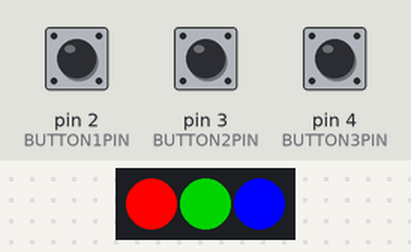
Simulated run of this sketch. Board: Arduino Leonardo, built with avr-gcc and run on an emulated ATmega32U4. Parts: 3 RGB LEDs in strip order, left to right. Inputs (shaded band) come from the test bench; at power-on: pin 2 (BUTTON1PIN) HIGH, pin 3 (BUTTON2PIN) HIGH, pin 4 (BUTTON3PIN) HIGH. Dim RGB values are drawn brighter than linear.

Above: at 1.3 s.
1.4 s: pin 2 (BUTTON1PIN) pulled LOW for 3.2 s
At 2.3 s:
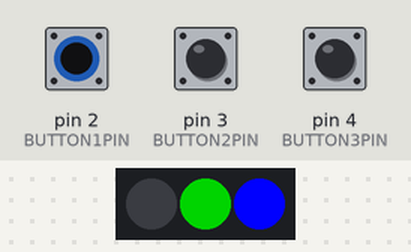
6.1 s: pin 3 (BUTTON2PIN) pulled LOW for 1 s
At 8.0 s:
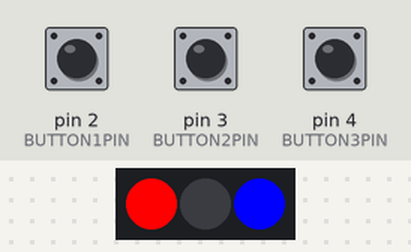
8.6 s: pin 2 (BUTTON1PIN) pulled LOW for 0.15 s
At 9.5 s:
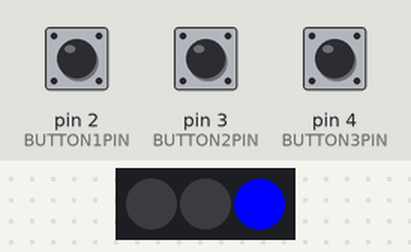
10.2 s: pin 4 (BUTTON3PIN) pulled LOW for 1 s
At 11.1 s:
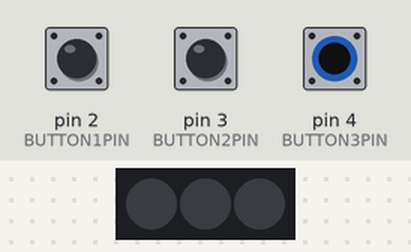
12.7 s: pin 3 (BUTTON2PIN) pulled LOW for 0.15 s
At 13.8 s:
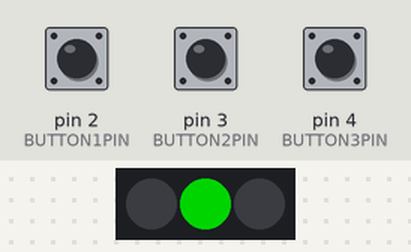
14.3 s: pin 2 (BUTTON1PIN) pulled LOW for 1 s
At 14.7 s:
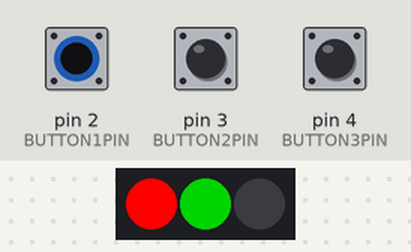
Timing chart, 0 to 17.3 s (numbered marks = the images above; inputs shaded):
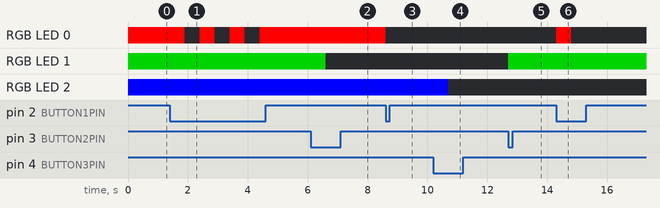

Measured:
- after the input at 1.4 s, RGB LED 0: alternates RGB(255, 0, 0) for 0.50 s and off for 0.50 s, 6 changes in all, then stays RGB(255, 0, 0), starting after 0.50 s
- after the input at 6.1 s, RGB LED 1: RGB(0, 128, 0) → off after 0.50 s
- after the input at 8.6 s, RGB LED 0: RGB(255, 0, 0) → off at once
- after the input at 10.2 s, RGB LED 2: RGB(0, 0, 255) → off after 0.50 s
- after the input at 12.7 s, RGB LED 1: off → RGB(0, 128, 0) at once
- after the input at 14.3 s, RGB LED 0: off → RGB(255, 0, 0) at once, → off 0.50 s later

The sketch:

midiFootswitch.ino
```cpp
#include "MIDIUSB.h"
#include "FastLED.h"

#define DEBOUNCEVALUE 500  // time between two button presses required debouncetime

// Add definition of Buttons and corresponding LED here
#define BUTTON1PIN 2
#define BUTTON2PIN 3
#define BUTTON3PIN 4

#define LEDDATAPIN 5  //LED PIN für Neopixel

#define NUM_LEDS 3

uint8_t buttons[] = { BUTTON1PIN, BUTTON2PIN, BUTTON3PIN };  // Add BUTTONXPIN to list


// Vordefinition eigener Funktionen
void sendMidiMessage(uint8_t, bool);
void controlChange(byte, byte, byte);
void controlLED(uint8_t, uint8_t);


// Automatisch generierte Arrays/Variablen
CRGB leds[NUM_LEDS];
bool states[sizeof(buttons)] = {};
long debounce[sizeof(buttons)] = {};  // Array to debounce the buttons


void setup() {
  for (size_t i = 0; i < sizeof(buttons); i++)  // set pinModes for buttons and leds
  {
    pinMode(buttons[i], INPUT_PULLUP);
    //pinMode(leds[i], OUTPUT);
  }

  for (size_t i = 0; i < sizeof(buttons); i++)  // Set every state off so no effect will be activated by startup
  {
    states[i] = false;
    sendMidiMessage(i, states[i]);
  }
  FastLED.addLeds<NEOPIXEL, LEDDATAPIN>(leds, NUM_LEDS);  // GRB ordering is assumed
  leds[0] = CRGB::Red;
  leds[1] = CRGB::Green;
  leds[2] = CRGB::Blue;
  FastLED.show();
}


void loop() {
  for (size_t i = 0; i < sizeof(buttons); i++) {
    if (millis() - debounce[i] > DEBOUNCEVALUE)  // check if button is ready for the next press
    {
      if (!digitalRead(buttons[i]))  // read if button is pressed
      {
        states[i] = !states[i];                 // change state
        uint8_t ccMessage = i + 1;              // can't be 0
        sendMidiMessage(ccMessage, states[i]);  // send midi CC message

        controlLED(i, states[i]);  // Set LED
        debounce[i] = millis();    // Debounce
      }
    }
  }
}


// Eigene Funktionen
void controlChange(byte channel, byte control, byte value) {  // Funktion für das Ansteuern von Midi-Devices
  midiEventPacket_t event = { 0x0B, 0xB0 | channel, control, value };
  MidiUSB.sendMIDI(event);
}

void sendMidiMessage(uint8_t ccCommand, bool state)  // ccCommand is the desired cc , state is the current state of the switch
{
  if (state) {
    controlChange(ccCommand, 10, 127);  // Turn On
  } else {
    controlChange(ccCommand, 10, 1);  // Turn Off
  }
  MidiUSB.flush();  // Send Midi Message
}

void controlLED(uint8_t led, uint8_t state) {  // Funktion zum Ansteuern der LEDs
  switch (led) {
    case 0:  // LED 1
      if (state) {
        leds[led] = CRGB::Red;
      } else {
        leds[led] = CRGB::Black;  // Black: LED leuchtet nicht
      }
      break;
    case 1:  // LED 2
      if (state) {
        leds[led] = CRGB::Green;
      } else {
        leds[led] = CRGB::Black;
      }
      break;
    case 2:  // LED 3
      if (state) {
        leds[led] = CRGB::Blue;
      } else {
        leds[led] = CRGB::Black;
      }
      break;
  }
  FastLED.show();
}
```
